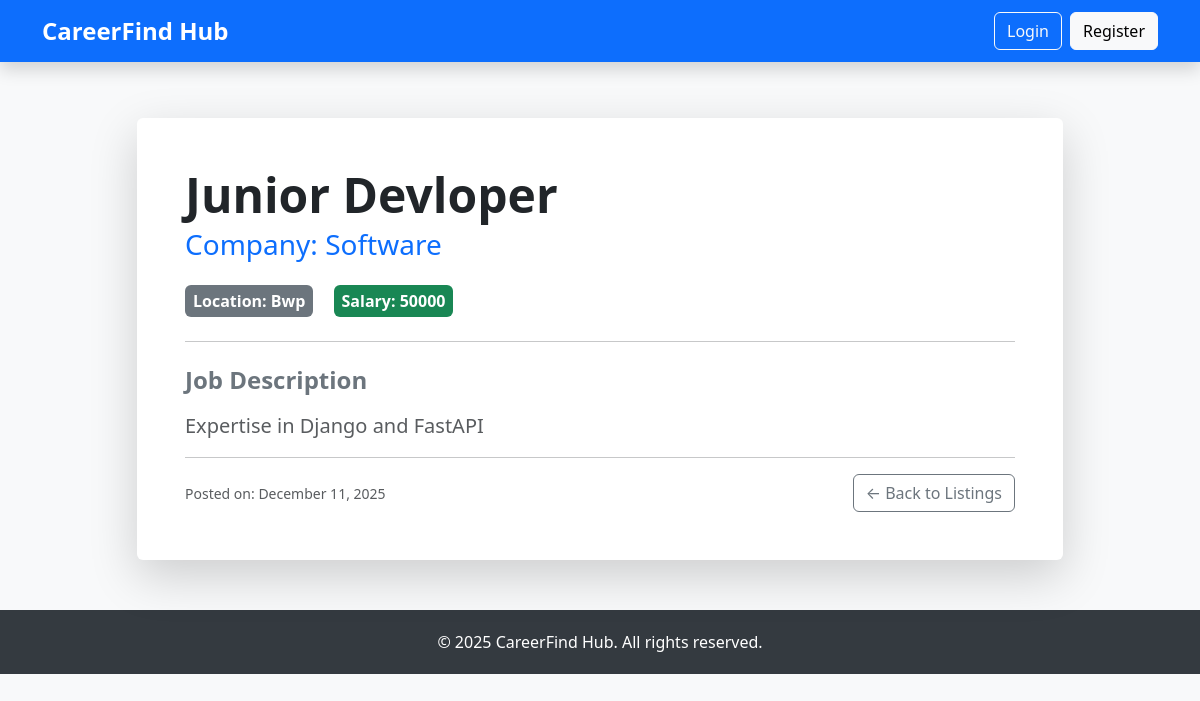
The app's page /job/1/ with its own data.
### jobs/models.py (models this page shows, shortened)
class Job(models.Model):
    company = models.ForeignKey(Company, on_delete=models.CASCADE)
    title = models.CharField(max_length=255)
    description = models.TextField()
    location = models.CharField(max_length=100)
    salary = models.CharField(max_length=100, blank=True)
    is_active = models.BooleanField(default=True)
    created_at = models.DateTimeField(auto_now_add=True)

### accounts/models.py (models this page shows, shortened)
class Company(models.Model):
    user = models.OneToOneField(User, on_delete=models.CASCADE, primary_key=True)
    name = models.CharField(max_length=200, default="New Company")  # Added default
    description = models.TextField(blank=True)
    website = models.URLField(blank=True)

### jobs/views.py (the view)
# urls.py: path('job/<int:pk>/', views.job_detail, name='job_detail'),
def job_detail(request, pk):
    job = get_object_or_404(Job, pk=pk)
    return render(request, 'jobs/job_detail.html', {'job': job})

### jobs/templates/jobs/job_detail.html (shortened to what this page needs)
{% extends "base.html" %}
{% block content %}
    <div class="row justify-content-center">
        <div class="col-lg-10">
            <div class="card shadow-lg border-0">
                <div class="card-body p-5">
                    <h1 class="card-title display-5 fw-bold text-dark mb-2">{{ job.title }}</h1>
                    <h3 class="card-subtitle mb-4 text-primary">Company: {{ job.company.name }}</h3>
                    <div class="mb-4">
                        <span class="badge bg-secondary me-3 fs-6 p-2"> Location: {{ job.location }}</span>
                        <span class="badge bg-success fs-6 p-2"> Salary: {{ job.salary|default:"Negotiable" }}</span>
                    </div>
                    <hr>
                    <h4 class="mt-4 mb-3 fw-bold text-secondary">Job Description</h4>
                    <div class="card-text fs-5 text-muted">
                        <p style="white-space: pre-wrap;">{{ job.description }}</p>
                    </div>
                    <hr>
                    <div class="d-flex justify-content-between align-items-center">
                        <p class="mb-0">
                            <small class="text-muted">Posted on: {{ job.created_at|date:"F d, Y" }}</small>
                        </p>
                        <div>
                            <a href="{% url 'job_list' %}" class="btn btn-outline-secondary">← Back to Listings</a>
                        </div>
                    </div>
                </div>
            </div>
        </div>
    </div>
{% endblock content %}

### templates/base.html (style rules this page uses)
body { padding-top: 70px; background-color: #f8f9fa; }

### records on screen
Job: title "Junior Devloper", company.name "Software", location "Bwp", salary "50000", description "Expertise in Django and FastAPI", created_at "December 11, 2025"
